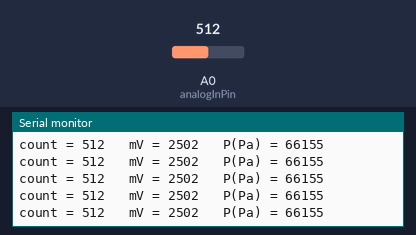
Bench run of a sketch on a simulated Arduino Uno, built with avr-gcc and run on an emulated ATmega328P. On the bench: the last lines printed to the serial monitor. Inputs (shaded band) come from the test bench; at power-on: A0 (analogInPin) = 512.

Above: at 1.2 s.
1.3 s: A0 (analogInPin) set to 122
At 1.38 s:
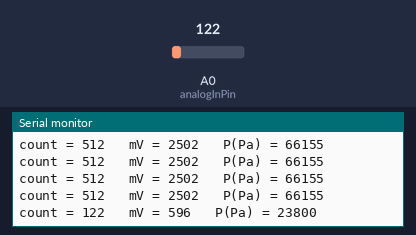
4.3 s: A0 (analogInPin) set to 0
At 5.1 s:
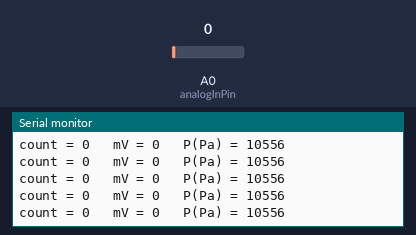
7.3 s: A0 (analogInPin) set to 306
At 7.43 s:
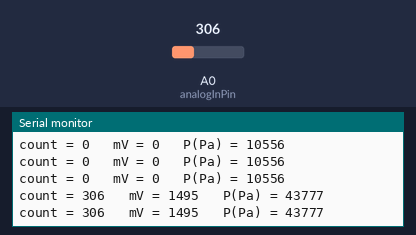
10.3 s: A0 (analogInPin) set to 900
At 10.31 s:
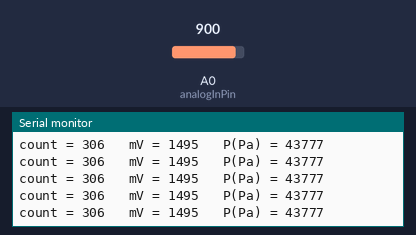
16.3 s: A0 (analogInPin) set to 1023
At 16.33 s:
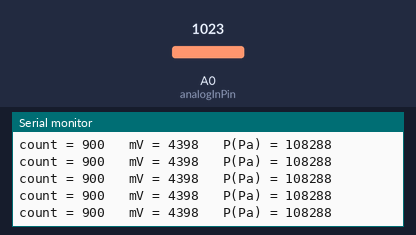
Timing chart, 0 to 19.3 s (numbered marks = the images above; inputs shaded):
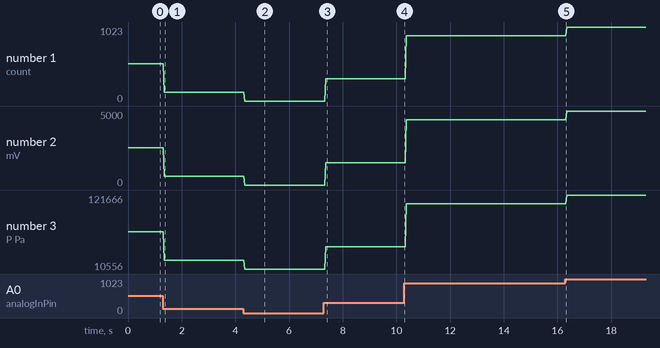

The sketch:

xfpm_115kpa.ino
```cpp
/*
 XFPM-115kpa

 Reads an analog input of a XFPM-115kpa, maps the result to a range from 0 to 5000 millivolt
 and in Pa
 prints the results to the serial monitor.

 by Zoomx
 2015/04/09

 */

// These constants won't change.  They're used to give names
// to the pins used:
const int analogInPin = A0;  // Analog input pin that the  XFPM-115kpa is attached to

int sensorValue = 0;        // value read from the XFPM-115kpa
int Millivolt = 0;        //
long Pressure = 0;

void setup() {
  // initialize serial communications at 9600 bps:
  Serial.begin(9600);
  Serial.println("XFPM-115kpa");
}

void loop() {
  // read the analog in value:
  sensorValue = analogRead(analogInPin);
  // map it to the range of the analog out:
  Millivolt = map(sensorValue, 0, 1023, 0, 5000);     //5000 has to be checked
                                                      //It is the Vcc*1000
                                                      //May be 4900, for example.
  // map it to the Pressure value in Pa(see datasheet!):
  Pressure = map(Millivolt, 200, 4700, 15000, 115000);	//Values taken from the datasheet

  // print the results to the serial monitor:
  Serial.print("count = " );
  Serial.print(sensorValue);
  Serial.print("\t mV = ");
  Serial.print(Millivolt);
  Serial.print("\t P(Pa) = ");
  Serial.println(Pressure);
  // wait 20 milliseconds before the next loop
  // for the analog-to-digital converter to settle
  // after the last reading:
  delay(20);
}
```

Measured:
- after the input at 1.3 s, the serial monitor: prints a new line after 0.05 s (image 1)
- after the input at 4.3 s, the serial monitor: prints a new line after 0.06 s (image 2)
- after the input at 7.3 s, the serial monitor: prints a new line after 0.06 s (image 3)
- plotted number 1: 512 → 122 after the input at 1.3 s, 122 → 0 after the input at 4.3 s, 0 → 306 after the input at 7.3 s, 306 → 900 after the input at 10.3 s, 900 → 1023 after the input at 16.3 s
- plotted number 2: 2502 → 596 after the input at 1.3 s, 596 → 0 after the input at 4.3 s, 0 → 1495 after the input at 7.3 s, 1495 → 4398 after the input at 10.3 s, 4398 → 5000 after the input at 16.3 s
- plotted number 3: 66155 → 23800 after the input at 1.3 s, 23800 → 10556 after the input at 4.3 s, 10556 → 43777 after the input at 7.3 s, 43777 → 108288 after the input at 10.3 s, 108288 → 121666 after the input at 16.3 s
